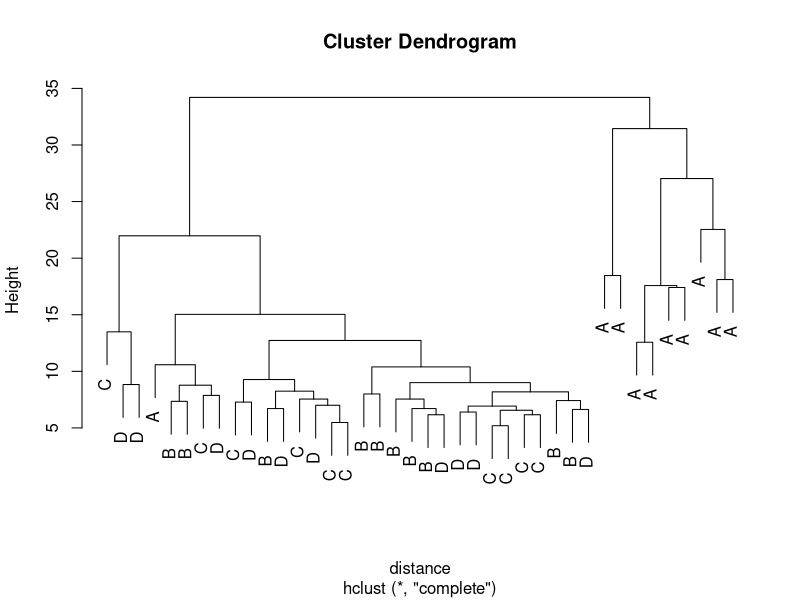
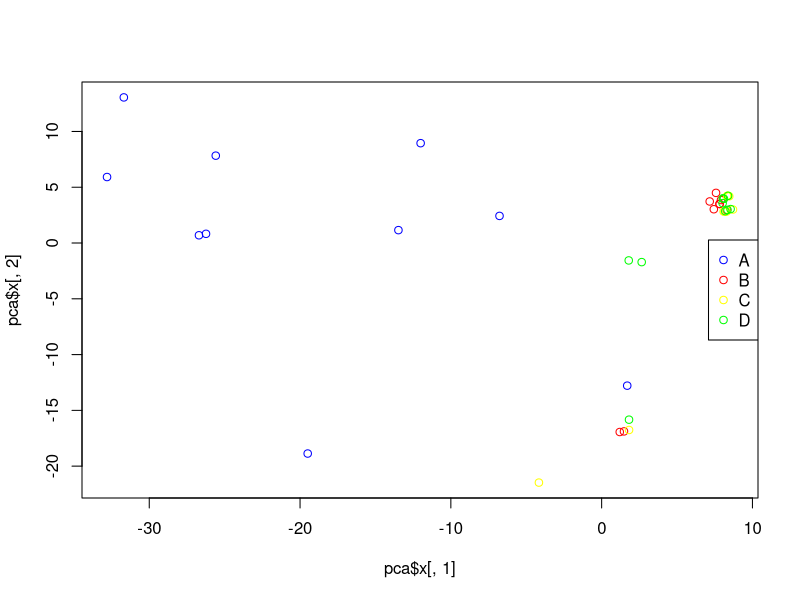

Write R code to recreate these figures, in order.

# turtle

### read data
len <- 2000
data <- as.matrix(read.csv("../data/turtle.genotypes.csv", stringsAsFactors=F, header=F, colClasses=rep("numeric", len)))
dim(data)

### assign an name for each location
locations <- rep(c("A","B","C","D"), each=10)

## 1) population subdivision

### to test whether there is population subdivision we can do several things

### for instance, we can build a tree of all samples and check whether we observe some cluster
### we can do this by first building a distance matrix and then a tree

distance <- dist(data)

tree <- hclust(distance)

plot(tree, labels=locations)

### or we can do a PCA
### we can filter our low-frequency variants first
colors <- rep(c("blue","red","yellow","green"), each=10)

index <- which(apply(FUN=sum, X=data, MAR=2)/(nrow(data)*2)>0.05)

pca <- prcomp(data[,index], center=T, scale=T)

summary(pca)

plot(pca$x[,1], pca$x[,2], col=colors, pch=1)
legend("right", legend=sort(unique(locations)), col=unique(colors), pch=1)

### or we can calculate FST between locations from haplotype

data2 <- as.matrix(read.csv("../data/turtle.csv", stringsAsFactors=F, header=F, colClasses=rep("numeric", len)))

calcFST <- function(pop1, pop2) {
  
  # only for equal sample sizes!
  
  fA1 <- as.numeric(apply(FUN=sum, X=pop1, MAR=2)/nrow(pop1))
  fA2 <- as.numeric(apply(FUN=sum, X=pop2, MAR=2)/nrow(pop2))
  
  FST <- rep(NA, length(fA1))
  
  for (i in 1:length(FST)) {
    
    HT <- 2 * ( (fA1[i] + fA2[i]) / 2 ) * (1 - ((fA1[i] + fA2[i]) / 2) )
    HS <- fA1[i] * (1 - fA1[i]) + fA2[i] * (1 - fA2[i]) 
    
    FST[i] <- (HT - HS) / HT
    
  }
  FST
}

snps <- which(apply(FUN=sum, X=data2, MAR=2)/(nrow(data2))>0.05)

cat("\nFST value (average):",
    "\nA vs B", mean(calcFST(data2[1:20,snps], data2[21:40,snps]), na.rm=T),
    "\nA vs C", mean(calcFST(data2[1:20,snps], data2[41:60,snps]), na.rm=T),
    "\nA vs D", mean(calcFST(data2[1:20,snps], data2[61:80,snps]), na.rm=T),
    "\nB vs C", mean(calcFST(data2[21:40,snps], data2[41:60,snps]), na.rm=T),
    "\nB vs D", mean(calcFST(data2[21:40,snps], data2[61:80,snps]), na.rm=T),
    "\nC vs D", mean(calcFST(data2[41:60,snps], data2[61:80,snps]), na.rm=T),"\n")

### these values indicate a certain degree of population subdivision

## 2) there is no evidence for isolation by distance, but instead of admixture
